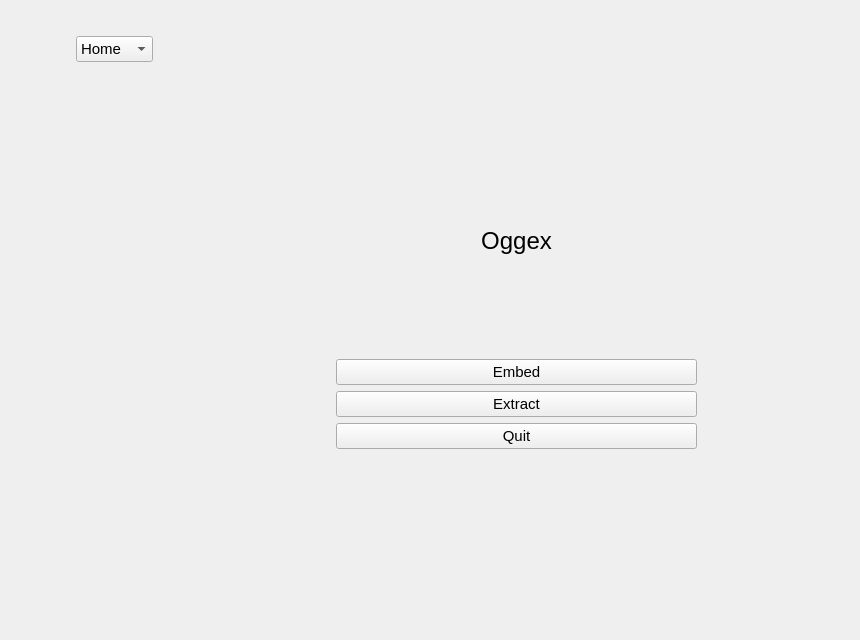
<?xml version="1.0" encoding="UTF-8"?>
<ui version="4.0">
 <class>HomeWidget</class>
 <widget class="QWidget" name="HomeWidget">
  <property name="geometry">
   <rect>
    <x>0</x>
    <y>0</y>
    <width>860</width>
    <height>640</height>
   </rect>
  </property>
  <property name="sizePolicy">
   <sizepolicy hsizetype="Expanding" vsizetype="Expanding">
    <horstretch>2</horstretch>
    <verstretch>2</verstretch>
   </sizepolicy>
  </property>
  <property name="sizeIncrement">
   <size>
    <width>0</width>
    <height>0</height>
   </size>
  </property>
  <property name="font">
   <font>
    <pointsize>11</pointsize>
    <stylestrategy>PreferAntialias</stylestrategy>
   </font>
  </property>
  <property name="windowTitle">
   <string>Form</string>
  </property>
  <widget class="QWidget" name="formLayoutWidget">
   <property name="geometry">
    <rect>
     <x>70</x>
     <y>30</y>
     <width>878</width>
     <height>688</height>
    </rect>
   </property>
   <layout class="QFormLayout" name="fl_home">
    <property name="sizeConstraint">
     <enum>QLayout::SetMaximumSize</enum>
    </property>
    <property name="fieldGrowthPolicy">
     <enum>QFormLayout::FieldsStayAtSizeHint</enum>
    </property>
    <property name="labelAlignment">
     <set>Qt::AlignLeading|Qt::AlignLeft|Qt::AlignTop</set>
    </property>
    <property name="formAlignment">
     <set>Qt::AlignLeading|Qt::AlignLeft|Qt::AlignTop</set>
    </property>
    <property name="leftMargin">
     <number>6</number>
    </property>
    <property name="topMargin">
     <number>6</number>
    </property>
    <property name="rightMargin">
     <number>6</number>
    </property>
    <property name="bottomMargin">
     <number>6</number>
    </property>
    <item row="0" column="0">
     <widget class="QComboBox" name="comboBox">
      <property name="sizePolicy">
       <sizepolicy hsizetype="Preferred" vsizetype="Fixed">
        <horstretch>2</horstretch>
        <verstretch>2</verstretch>
       </sizepolicy>
      </property>
      <item>
       <property name="text">
        <string>Home</string>
       </property>
      </item>
      <item>
       <property name="text">
        <string>Embed</string>
       </property>
      </item>
      <item>
       <property name="text">
        <string>Extract</string>
       </property>
      </item>
     </widget>
    </item>
    <item row="1" column="0">
     <widget class="QStackedWidget" name="stackedWidget">
      <property name="sizePolicy">
       <sizepolicy hsizetype="Expanding" vsizetype="Expanding">
        <horstretch>2</horstretch>
        <verstretch>2</verstretch>
       </sizepolicy>
      </property>
      <property name="currentIndex">
       <number>0</number>
      </property>
      <widget class="QWidget" name="mainMenu">
       <property name="sizePolicy">
        <sizepolicy hsizetype="Expanding" vsizetype="Expanding">
         <horstretch>0</horstretch>
         <verstretch>0</verstretch>
        </sizepolicy>
       </property>
       <property name="minimumSize">
        <size>
         <width>860</width>
         <height>640</height>
        </size>
       </property>
       <property name="maximumSize">
        <size>
         <width>1280</width>
         <height>720</height>
        </size>
       </property>
       <widget class="QWidget" name="verticalLayoutWidget">
        <property name="geometry">
         <rect>
          <x>260</x>
          <y>60</y>
          <width>361</width>
          <height>321</height>
         </rect>
        </property>
        <layout class="QVBoxLayout" name="vl_homewidget" stretch="1,1,1,1">
         <property name="spacing">
          <number>6</number>
         </property>
         <property name="sizeConstraint">
          <enum>QLayout::SetMaximumSize</enum>
         </property>
         <property name="leftMargin">
          <number>0</number>
         </property>
         <property name="topMargin">
          <number>0</number>
         </property>
         <property name="rightMargin">
          <number>0</number>
         </property>
         <property name="bottomMargin">
          <number>0</number>
         </property>
         <item>
          <widget class="QLabel" name="Title">
           <property name="sizePolicy">
            <sizepolicy hsizetype="Expanding" vsizetype="Expanding">
             <horstretch>0</horstretch>
             <verstretch>0</verstretch>
            </sizepolicy>
           </property>
           <property name="font">
            <font>
             <family>Arial</family>
             <pointsize>18</pointsize>
             <bold>false</bold>
             <stylestrategy>PreferAntialias</stylestrategy>
            </font>
           </property>
           <property name="text">
            <string>Oggex</string>
           </property>
           <property name="alignment">
            <set>Qt::AlignCenter</set>
           </property>
          </widget>
         </item>
         <item>
          <widget class="QPushButton" name="embedButton">
           <property name="sizePolicy">
            <sizepolicy hsizetype="Expanding" vsizetype="Fixed">
             <horstretch>0</horstretch>
             <verstretch>0</verstretch>
            </sizepolicy>
           </property>
           <property name="text">
            <string>Embed</string>
           </property>
          </widget>
         </item>
         <item>
          <widget class="QPushButton" name="extractButton">
           <property name="sizePolicy">
            <sizepolicy hsizetype="Expanding" vsizetype="Fixed">
             <horstretch>0</horstretch>
             <verstretch>0</verstretch>
            </sizepolicy>
           </property>
           <property name="text">
            <string>Extract</string>
           </property>
          </widget>
         </item>
         <item>
          <widget class="QPushButton" name="quitButton">
           <property name="sizePolicy">
            <sizepolicy hsizetype="Expanding" vsizetype="Fixed">
             <horstretch>0</horstretch>
             <verstretch>0</verstretch>
            </sizepolicy>
           </property>
           <property name="text">
            <string>Quit</string>
           </property>
          </widget>
         </item>
        </layout>
       </widget>
      </widget>
      <widget class="QWidget" name="embedPage">
       <widget class="EmbedWidget" name="embedWidget" native="true">
        <property name="geometry">
         <rect>
          <x>0</x>
          <y>0</y>
          <width>860</width>
          <height>640</height>
         </rect>
        </property>
        <property name="sizePolicy">
         <sizepolicy hsizetype="Expanding" vsizetype="Expanding">
          <horstretch>0</horstretch>
          <verstretch>0</verstretch>
         </sizepolicy>
        </property>
       </widget>
      </widget>
      <widget class="QWidget" name="extractPage">
       <widget class="ExtractWidget" name="extractWidget" native="true">
        <property name="geometry">
         <rect>
          <x>0</x>
          <y>0</y>
          <width>860</width>
          <height>640</height>
         </rect>
        </property>
        <property name="sizePolicy">
         <sizepolicy hsizetype="Expanding" vsizetype="Expanding">
          <horstretch>0</horstretch>
          <verstretch>0</verstretch>
         </sizepolicy>
        </property>
       </widget>
      </widget>
     </widget>
    </item>
   </layout>
  </widget>
 </widget>
 <customwidgets>
  <customwidget>
   <class>EmbedWidget</class>
   <extends>QWidget</extends>
   <header>embedwidget.h</header>
   <container>1</container>
  </customwidget>
  <customwidget>
   <class>ExtractWidget</class>
   <extends>QWidget</extends>
   <header>extractwidget.h</header>
   <container>1</container>
  </customwidget>
 </customwidgets>
 <resources/>
 <connections/>
</ui>
